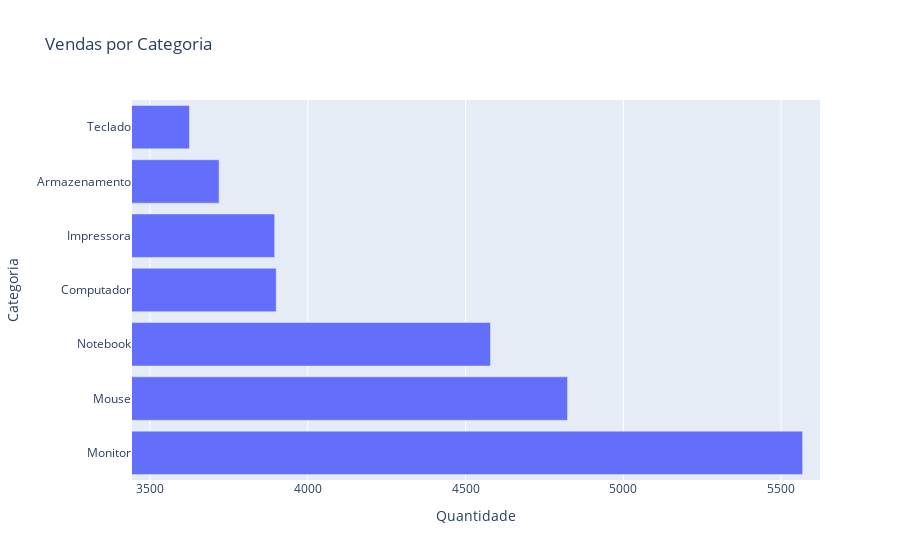

Source (notebook cell):
### Code cell
# Plotly Express 2
fig = px.bar(categoria_quantidade_produto_total, x="Quantidade", y="Categoria", title='Vendas por Categoria')
fig.update_layout(xaxis_range=[categoria_quantidade_produto_total_min, categoria_quantidade_produto_total_max])
fig.show()

### Figure 1 — Plotly figure (JSON) as saved in the notebook; plotly's stock layout.template omitted (floating-point values rounded to 4 significant figures)
{"data": [{"alignmentgroup": "True", "hovertemplate": "Quantidade=%{x}<br>Categoria=%{y}<extra></extra>", "legendgroup": "", "marker": {"color": "#636efa", "pattern": {"shape": ""}}, "name": "", "offsetgroup": "", "orientation": "h", "showlegend": false, "textposition": "auto", "type": "bar", "x": [5568, 4823, 4579, 3900, 3895, 3719, 3625], "xaxis": "x", "y": ["Monitor", "Mouse", "Notebook", "Computador", "Impressora", "Armazenamento", "Teclado"], "yaxis": "y"}], "layout": {"barmode": "relative", "legend": {"tracegroupgap": 0}, "title": {"text": "Vendas por Categoria"}, "xaxis": {"anchor": "y", "domain": [0, 1], "range": [3443, 5623], "title": {"text": "Quantidade"}}, "yaxis": {"anchor": "x", "domain": [0, 1], "title": {"text": "Categoria"}}}}
